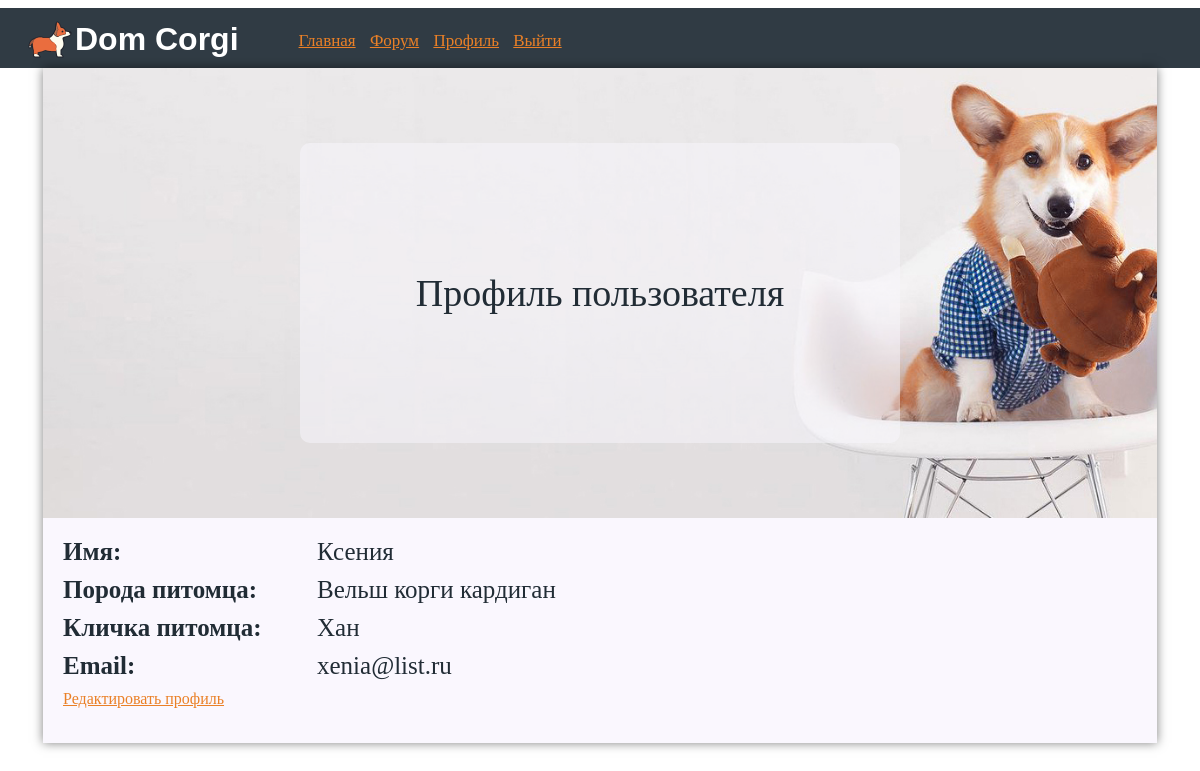
Screenshot of /user/Ксения (signed in) with the database file from the repository.
### app/models.py (models this page shows, shortened)
class User(UserMixin, db.Model):
    id = db.Column(db.Integer, primary_key=True)
    username = db.Column(db.String(64), index=True, unique=True)
    breed = db.Column(db.String(64), index=True, unique=True)
    petname = db.Column(db.String(64), index=True, unique=True)
    email = db.Column(db.String(120), index=True, unique=True)
    password_hash = db.Column(db.String(128))
    posts = db.relationship('Post', backref='author', lazy='dynamic')

### app/routes.py (the view)
@app.route('/user/<username>')
@login_required
def user(username):
    user = User.query.filter_by(username=username).first_or_404()   #Загрузка пользователя из базы данных, используя запрос по имени пользователя.
    return render_template('user.html', title='Профиль', user=user)

### app/models.py (called while the page is built)
@login.user_loader #Пользовательский загрузчик
def load_user(id):
    return User.query.get(int(id))

### app/templates/user.html
{% extends "base.html" %}
{% block content %}
    <div class="body_index">
        <div class="block_user_title">
            <div class="parent">
                <div class="transparent"></div>
                <div class="text_index_title">Профиль пользователя </div>
            </div>
        </div>
        <div class="block_profile">
             <div class="block_line">
                   <div class="left_part">Имя:</div>
                   <div class="right_part">{{ user.username }}</div>
             </div>
             <div class="block_line">
                   <div class="left left_part">Порода питомца:</div>
                   <div class="right_part">{{ user.breed }}</div>
             </div>
             <div class="block_line">
                   <div class="left_part part">Кличка питомца:</div>
                   <div class="right_part">{{ user.petname }}</div>
             </div>
             <div class="block_line">
                   <div class="left left_part">Email:</div>
                   <div class="right_part">{{ user.email }}</div>
             </div>
             <div class="block_line"><a href="{{ url_for('edit_profile') }}">Редактировать профиль</a></div>
        </div>
    </div>
{% endblock %}

### app/static/style.css (style rules this page uses)
body { background: #fff; }
.block_user_title { background-image: url("images/dog_corgi.jpg"); height: 450px; background-size:cover; }
.body_index { position: relative; margin-left: 35px; margin-right: 35px; padding-bottom: 15px; background-color: #faf7fe; box-shadow:0px 0px 10px 0px rgba(0,0,0,0.5); }
.block_index_title .parent, .block_user_title .parent { position: relative; z-index: 1; width: 600px; height: 300px; top: 50%; left: 50%; transform: translate(-50%, -50%); }
.block_index_title .parent .transparent, .block_user_title .parent .transparent { position: absolute; z-index: -1; background-color: #faf7fe; width: 100%; height: 100%; border-radius: 10px; opacity: .5; }
.block_index_title .parent .text_index_title, .block_user_title .parent .text_index_title { top: 50%; left: 50%; transform: translate(-50%, -50%); position: relative; font-family: 'Century Gothic'; font-weight: 500; font-size: 38px; text-align: center; color: #212c35; }
.block_profile { padding: 10px; color: #212c35; margin: 0 auto; }
.block_line { font-family: 'Century Gothic'; margin: 10px; }
.block_line a { color: #ea8027; }
.left_part { font-weight: bold; display: inline-block; font-size: 25px; width: 250px; }
.right_part { display: inline-block; font-size: 25px; }

### rows the page displays
User: username "Ксения", breed "Вельш корги кардиган", petname "Хан", email "xenia@list.ru"
